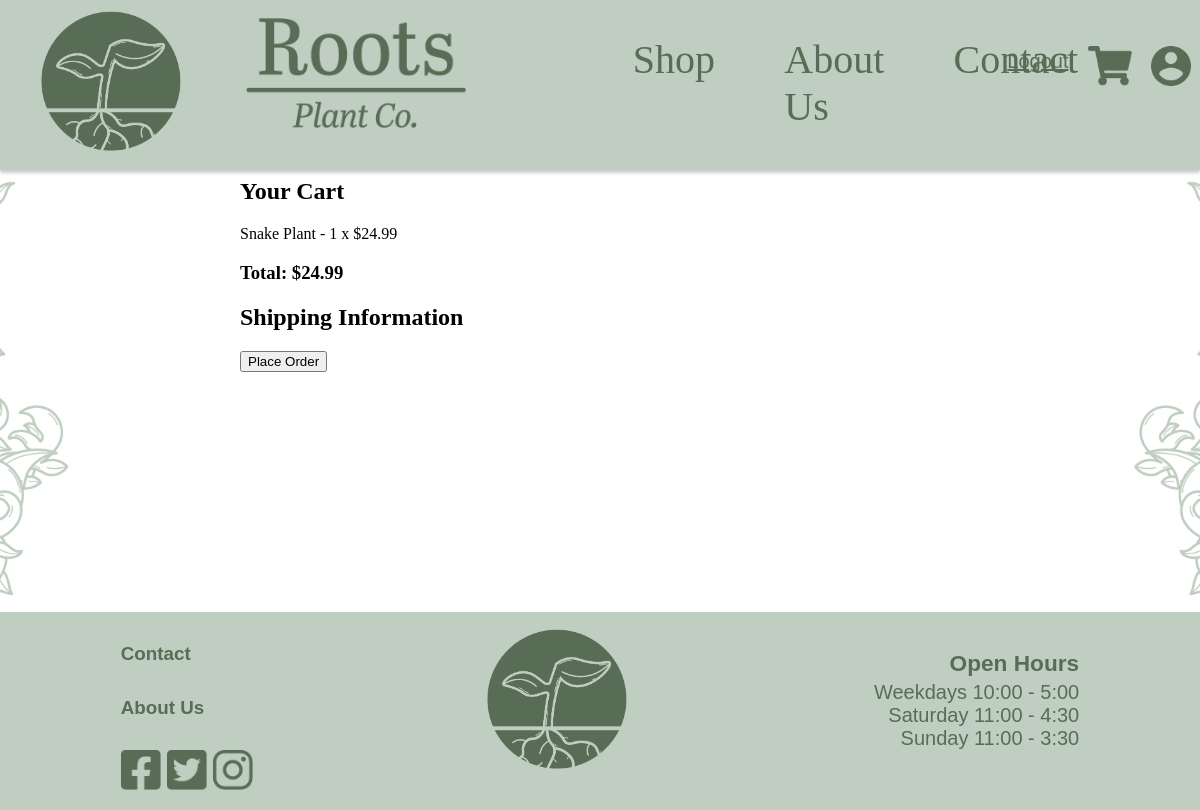
/checkout (signed in), run on an earlier commit of the app's database.
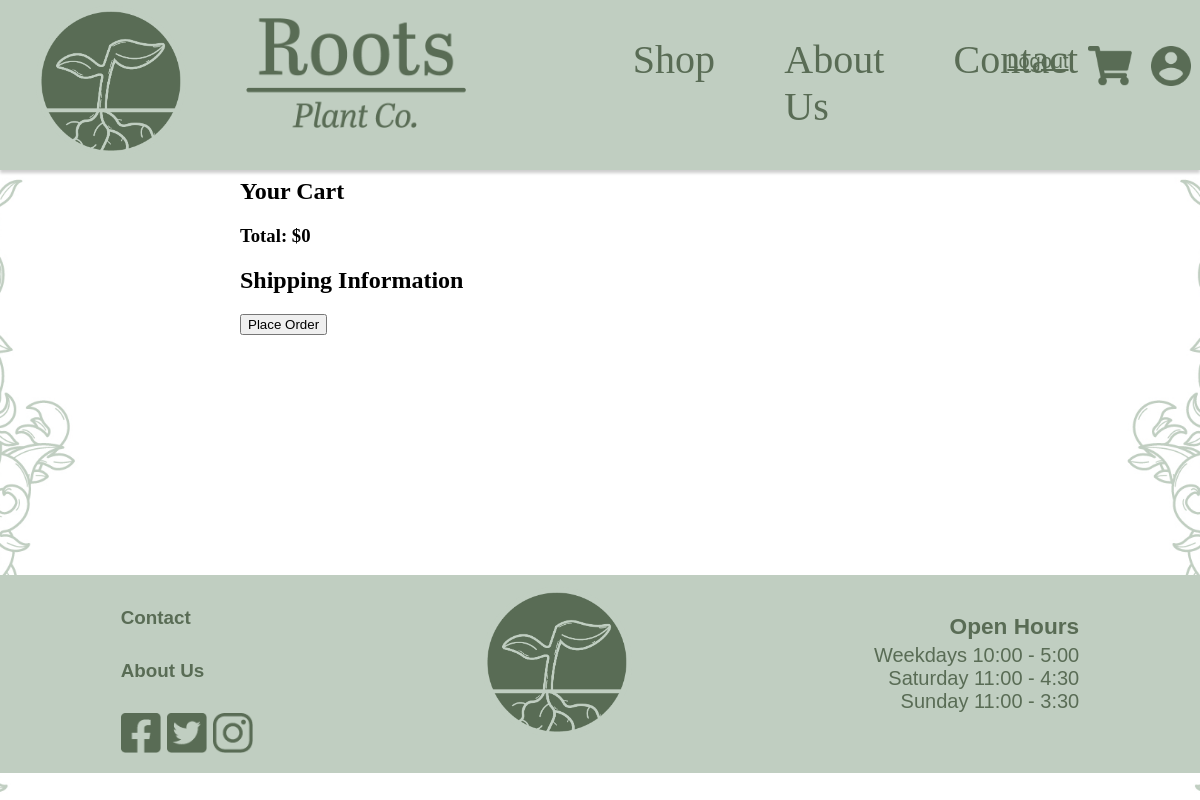
And on a later commit of the database.
### Website/models.py (models this page shows)
class UserCart(db.Model):
    __tablename__ = 'UserCart'
    id = db.Column(db.Integer, primary_key=True, autoincrement=True)
    userId = db.Column(db.Integer, db.ForeignKey('user.id'), nullable=False)
    productId = db.Column(db.Integer, db.ForeignKey('shopProducts.id'), nullable=False)
    quantity = db.Column(db.Integer, nullable=False, default=1)
    shopproduct = db.relationship('ShopProducts')
    user = db.relationship('User')

class ShopProducts(db.Model):
    __tablename__ = 'shopProducts'
    id = db.Column(db.Integer, primary_key=True)
    name = db.Column(db.String(150), nullable=False) #Is required
    summary = db.Column(db.String(500), nullable=True)
    description = db.Column(db.String(1000), nullable=True)
    price = db.Column(db.Integer, nullable=False) #Is required
    stock = db.Column(db.Integer, nullable=False) #Is required
    category = db.Column(db.String(150), nullable=False) #Is required
    subCategory = db.Column(db.String(150), nullable=True)
    subSubCategory = db.Column(db.String(150), nullable=True)
    imageUrl = db.Column(db.String(150), nullable=False) #Is required
    userId = db.Column(db.Integer, db.ForeignKey('user.id'))

### Website/views.py (the view)
@views.route('/checkout', methods=['GET', 'POST'])
@login_required
def checkout():
    if request.method == 'POST':
        userId = current_user.id
        cartItems = UserCart.query.filter_by(userId=userId).all()
        totalAmount = sum(item.quantity * item.shopproduct.price for item in cartItems)
        newOrder = Order(userId=userId, totalAmount=totalAmount)
        db.session.add(newOrder)
        db.session.commit()
        for item in cartItems:
            orderItem = OrderItem(
                orderId=newOrder.id,
                productId=item.productId,
                quantity=item.quantity,
                price=item.shopproduct.price
            )
            db.session.add(orderItem)
            item.shopproduct.stock -= item.quantity
            db.session.delete(item)
        db.session.commit()
        flash('Order placed successfully', category='success')
        return redirect(url_for('views.orderConfirmation', orderId=newOrder.id))
    else:
        userId = current_user.id
        cartItems = UserCart.query.filter_by(userId=userId).all()
        totalAmount = sum(item.quantity * item.shopproduct.price for item in cartItems)
        return render_template('checkout.html', cartItems=cartItems, totalAmount=totalAmount, user=current_user)

### Website/templates/checkout.html (shortened to what this page needs)
{% extends "navBase.html" %}
{% block content %}
<head>
    <link rel="stylesheet" href="{{ url_for('static', filename='css/checkout.css') }}">
</head>
<body>
    <h1>Checkout</h1>
    <form action="{{ url_for('views.checkout') }}" method="POST">
        <div>
            <h2>Your Cart</h2>
            {% for item in cartItems %}
            <div>
                <p>{{ item.shopproduct.name }} - {{ item.quantity }} x ${{ item.shopproduct.price }}</p>
            </div>
            {% endfor %}
            <h3>Total: ${{ totalAmount }}</h3>
        </div>
        <div>
            <h2>Shipping Information</h2>
        </div>
        <button type="submit">Place Order</button>
    </form>
</body>
{% endblock %}

What changed in the data, as far as the page shows it:
removed UserCart: shopproduct.name "Snake Plant", quantity "1", shopproduct.price "24.99"
Also different on the page:
{{ totalAmount }}: "24.99" → "0"
